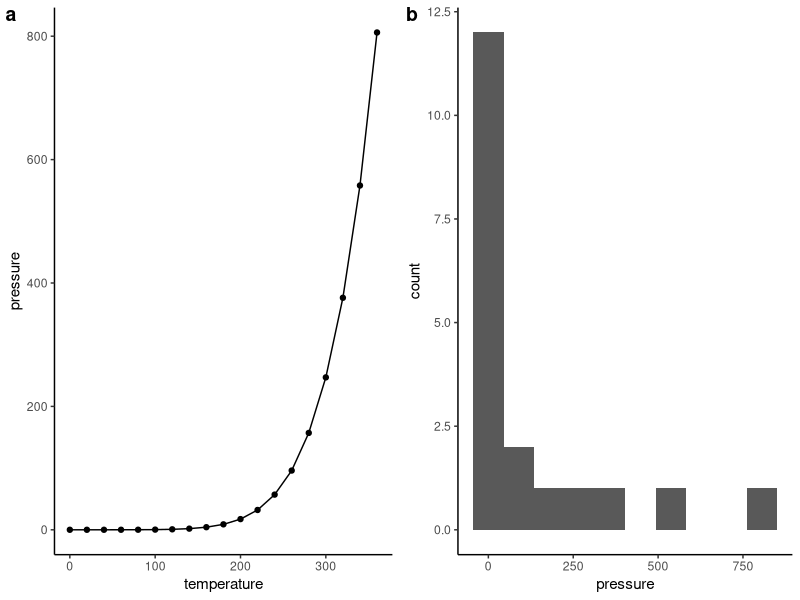

Here is the R script that generated this plot:
## ---- chunk 1
knitr::opts_chunk$set(echo = FALSE, warning = FALSE, message = FALSE)
## ---- chunk 2
library(tidyverse)
library(cowplot)


p1 <- ggplot(pressure,
       mapping = aes(x = temperature, y = pressure)
) + geom_point() + geom_line() + theme_classic()

p2 <- ggplot(pressure,
       mapping = aes(x = pressure)
) + geom_histogram(bins=10) + theme_classic()

plot_grid(p1, p2, labels = 'auto')
